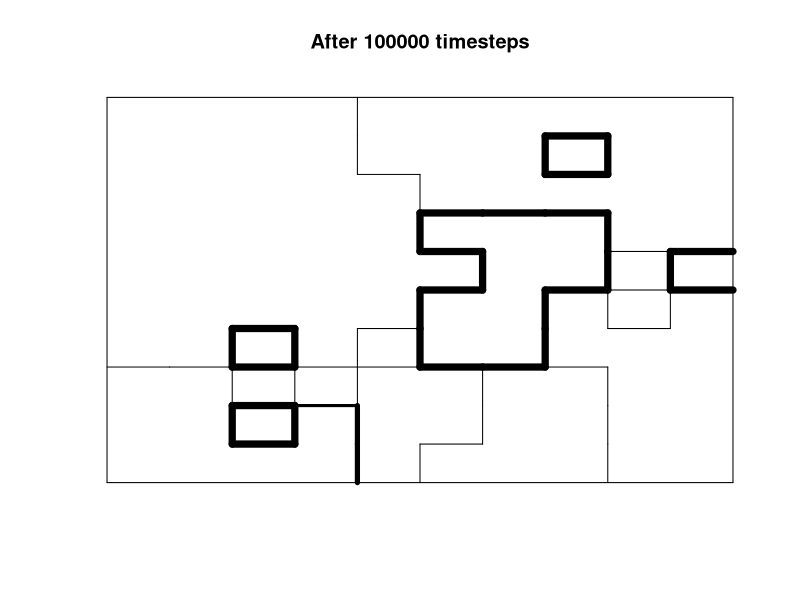
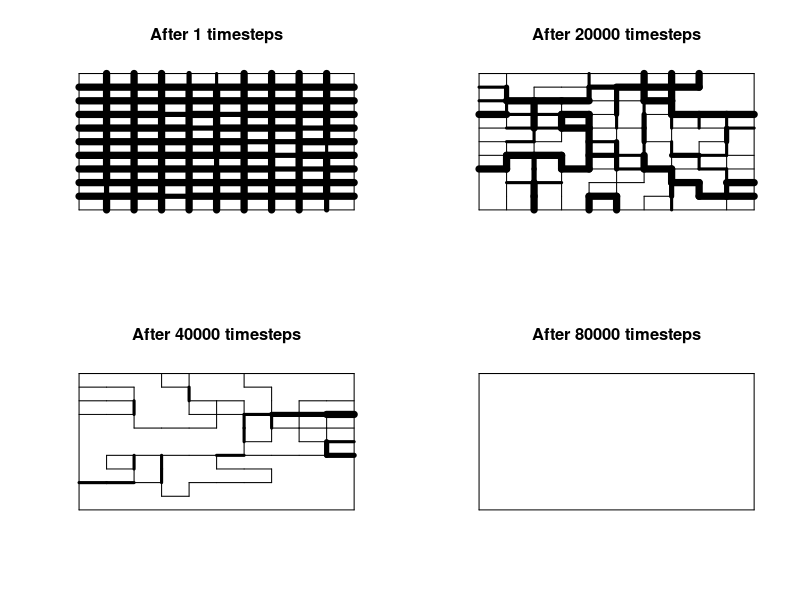
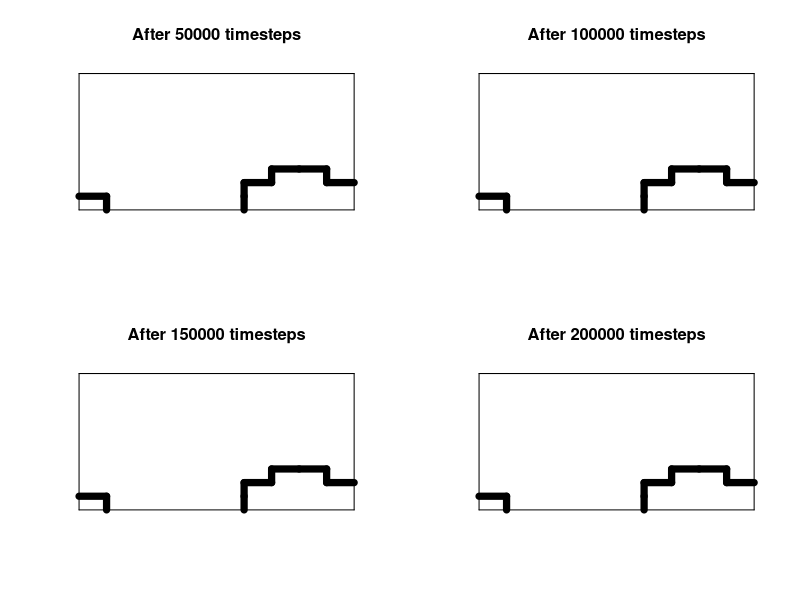
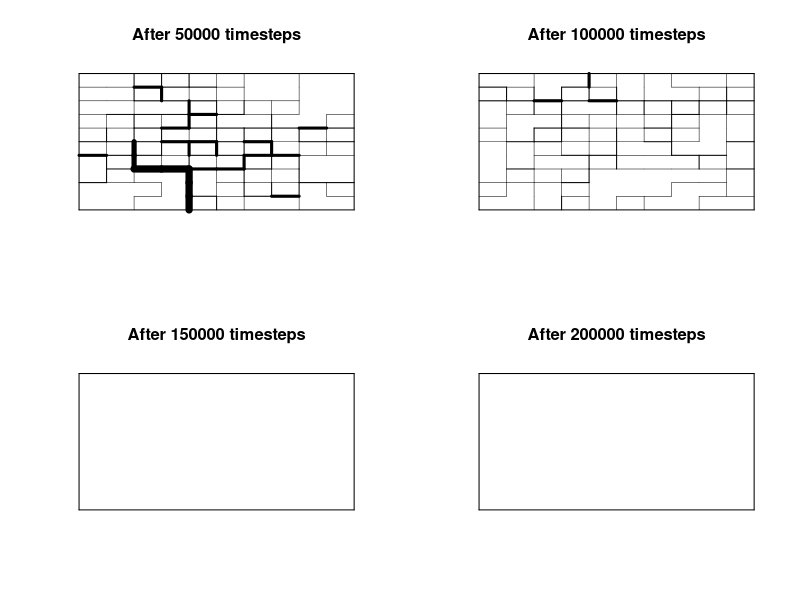

Here is the R script that generated these plots, in order: (Note: a time limit stopped this script after it produced the figures.)
## ---- chunk 1

N_side <- 10

# make agent matrix of size N_size x N_size
agent <- matrix(NA, 
                nrow = N_side, 
                ncol = N_side)

agent

## ---- chunk 2

g <- 5

sample.int(10, g, replace = TRUE) - 1

## ---- chunk 3

paste(sample.int(10, g, replace = TRUE) - 1, 
      collapse = "")

## ---- chunk 4

  # fill agent with g numbers each a random integer 0-9, stored as chr
  for (n_width in 1:N_side) {

    for (n_height in 1:N_side) {

      agent[n_width,n_height] <- paste(sample.int(10, g, replace = TRUE) - 1, 
                                       collapse = "")

    }

  }

options(width = 300)
agent

## ---- chunk 5

# pick a focal agent at random
focal_row <- sample(1:N_side, 1)
focal_col <- sample(1:N_side, 1)
focal <- agent[focal_row, focal_col]

focal
    
## ---- chunk 6

# pick one of its neighbours at random
# ignoring non-existent agents outside boundaries

all_neighbours <- NULL

if (focal_row-1 >= 1)
  all_neighbours <- append(all_neighbours, 
                           agent[focal_row-1, focal_col])
if (focal_row+1 <= N_side)
  all_neighbours <- append(all_neighbours, 
                           agent[focal_row+1, focal_col])
if (focal_col-1 >= 1)
  all_neighbours <- append(all_neighbours, 
                           agent[focal_row, focal_col-1])
if (focal_col+1 <= N_side)
  all_neighbours <- append(all_neighbours, 
                           agent[focal_row, focal_col+1])

neighbour <- sample(all_neighbours, 1)

neighbour
    
## ---- chunk 7

# separate out traits and make them numeric, for comparing
focal <- as.numeric(unlist(strsplit(focal, split = NULL)))
neighbour <- as.numeric(unlist(strsplit(neighbour, split = NULL)))

# get similarity
similarity <- sum(focal == neighbour) / length(focal)
      
if (similarity > 0 & similarity < 1) {
      
  if (runif(1) < similarity) {
        
    if (sum(focal != neighbour) == 1) {
      feature <- which(focal != neighbour)
    } else {
      feature <- sample(which(focal != neighbour), 1)
    }
        
    focal[feature] <- neighbour[feature]
        
    agent[focal_row, focal_col] <- paste(focal, collapse = "")
      
  }
      
}

paste(focal, collapse = "")
paste(neighbour, collapse = "")
similarity
agent[focal_row, focal_col]

## ---- chunk 8

Polarization <- function(N_side, g, t_max) {
  
  # make agent matrix of size N_size x N_size
  agent <- matrix(NA, 
                  nrow = N_side, 
                  ncol = N_side)

  # fill agent with g numbers each a random integer 0-9, stored as chr
  for (n_width in 1:N_side) {

    for (n_height in 1:N_side) {

      agent[n_width,n_height] <- paste(sample.int(10, g, replace = TRUE) - 1, 
                                       collapse = "")

    }

  }

  for (t in 1:t_max) {
  
    # pick a focal agent at random
    focal_row <- sample(1:N_side, 1)
    focal_col <- sample(1:N_side, 1)
    focal <- agent[focal_row, focal_col]

    # pick one of its neighbours at random
    # ignoring non-existent agents outside boundaries

    all_neighbours <- NULL

    if (focal_row-1 >= 1)
      all_neighbours <- append(all_neighbours, 
                               agent[focal_row-1, focal_col])
    if (focal_row+1 <= N_side)
      all_neighbours <- append(all_neighbours, 
                               agent[focal_row+1, focal_col])
    if (focal_col-1 >= 1)
      all_neighbours <- append(all_neighbours, 
                               agent[focal_row, focal_col-1])
    if (focal_col+1 <= N_side)
      all_neighbours <- append(all_neighbours, 
                               agent[focal_row, focal_col+1])

    neighbour <- sample(all_neighbours, 1)

    # compare focal and neighbour agents:
    # if there's at least one dissimilar trait,
    # and with prob equal to the similarity between focal and neighbout,
    # set a random dissimilar focal trait to that of the neighbour's

    # separate out traits and make them numeric, for comparing
    focal <- as.numeric(unlist(strsplit(focal, split = NULL)))
    neighbour <- as.numeric(unlist(strsplit(neighbour, split = NULL)))

    # get similarity
    similarity <- sum(focal == neighbour) / length(focal)
      
    if (similarity > 0 & similarity < 1) {
      
      if (runif(1) < similarity) {
        
          if (sum(focal != neighbour) == 1) {
            feature <- which(focal != neighbour)
          } else {
            feature <- sample(which(focal != neighbour), 1)
          }
        
        focal[feature] <- neighbour[feature]
        
        agent[focal_row, focal_col] <- paste(focal, collapse = "")
      
      }
      
    }
    
  }
  
  # output agent matrix and t_max
  list(agent = agent, t = t)
  
}

## ---- chunk 9

data_model10 <- Polarization(N_side = 10, 
                             g = 5,
                             t_max = 100000)

data_model10$agent

## ---- chunk 10

PolarizationPlot <- function(data_model10) {
  
  agent <- data_model10$agent
  t_max <- data_model10$t
  
  # retrieve N_side from matrix
  N_side <- dim(agent)[1]
  
  # make an empty N_side x N_side plot
  plot(NULL, 
       ylim = c(0, N_side), 
       xlim = c(0, N_side), 
       ylab = "", 
       xlab = "", 
       axes = FALSE, 
       main = paste("After ", format(t_max, scientific = F), " timesteps", 
                    sep = ""))

  # add a frame around the edges
  segments(x0 = 0, y0 = 0, 
           x1 = 0, y1 = N_side)
  segments(x0 = 0, y0 = 0, 
           x1 = N_side, y1 = 0)
  segments(x0 = 0, y0 = N_side, 
           x1 = N_side, y1 = N_side)
  segments(x0 = N_side, y0 = 0, 
           x1 = N_side, y1 = N_side)

  # vertical lines

  for (Row in 1:N_side) {
  
    for (Col in 1:(N_side-1)) {
    
      # agent2 is to the right of agent1
      agent1 <- agent[Row,Col]
      agent2 <- agent[Row,Col+1]
      
      # make numeric
      agent1 <- as.numeric(unlist(strsplit(agent1, split = NULL)))
      agent2 <- as.numeric(unlist(strsplit(agent2, split = NULL)))
    
      # get similarity
      similarity <- sum(agent1 == agent2) / length(agent1)
    
      # set line thickness
      if (similarity < 1)    lwd <- 0.5
      if (similarity <= 0.8) lwd <- 1
      if (similarity <= 0.6) lwd <- 3
      if (similarity <= 0.4) lwd <- 5
      if (similarity <= 0.2) lwd <- 7
    
      if (similarity < 1) {
      
        segments(x0 = Col, x1 = Col, 
                 y0 = N_side-Row, y1 = N_side-Row+1, 
                 lwd = lwd)
      
      }
    
    }
  
  }
  
  # horizontal lines

  for (Row in 1:(N_side-1)) {

    for (Col in 1:N_side) {

      # agent2 is directly below agent1
      agent1 <- agent[Row,Col]
      agent2 <- agent[Row+1,Col]

      # make numeric
      agent1 <- as.numeric(unlist(strsplit(agent1, split = NULL)))
      agent2 <- as.numeric(unlist(strsplit(agent2, split = NULL)))

      # get similarity
      similarity <- sum(agent1 == agent2) / length(agent1)

      # set line thickness
      if (similarity < 1)    lwd <- 0.5
      if (similarity <= 0.8) lwd <- 1
      if (similarity <= 0.6) lwd <- 3
      if (similarity <= 0.4) lwd <- 5
      if (similarity <= 0.2) lwd <- 7

      if (similarity < 1) {

        segments(y0 = N_side-Row, y1 = N_side-Row, 
                 x0 = Col-1, x1 = Col, 
                 lwd = lwd)

      }

    }

  }
  
}

## ---- chunk 11

PolarizationPlot(data_model10)

## ---- chunk 12

length(unique(as.vector(data_model10$agent)))

## ---- chunk 13

PolarizationMultiplot <- function(N_side, g, t_plot) {
  
  # make agent matrix of size N_size x N_size
  agent <- matrix(NA, 
                  nrow = N_side, 
                  ncol = N_side)

  # fill agent with g-digit codes, stored as chr
  for (n_width in 1:N_side) {
  
    for (n_height in 1:N_side) {
    
      agent[n_width,n_height] <- paste(sample.int(10, g, replace = TRUE) - 1, 
                                       collapse = "")
    
    }
  
  }

  # set up 2x2 plot panels
  par(mfrow = c(2,2))
  
  # set up agent list to store data
  agent_list <- list(NULL)
  
  for (t in 1:max(t_plot)) {
  
    # pick a focal agent at random
    focal_row <- sample(1:N_side, 1)
    focal_col <- sample(1:N_side, 1)
    focal <- agent[focal_row, focal_col]

    # pick one of its neighbours at random
    # ignoring non-existent agents outside boundaries

    all_neighbours <- NULL

    if (focal_row-1 >= 1)
      all_neighbours <- append(all_neighbours, 
                               agent[focal_row-1, focal_col])
    if (focal_row+1 <= N_side)
      all_neighbours <- append(all_neighbours, 
                               agent[focal_row+1, focal_col])
    if (focal_col-1 >= 1)
      all_neighbours <- append(all_neighbours, 
                               agent[focal_row, focal_col-1])
    if (focal_col+1 <= N_side)
      all_neighbours <- append(all_neighbours, 
                               agent[focal_row, focal_col+1])

    neighbour <- sample(all_neighbours, 1)

    # compare focal and neighbour agents:
    # if there's at least one dissimilar trait,
    # and with prob equal to the similarity between focal and neighbout,
    # set a random dissimilar focal trait to that of the neighbour's

    # separate out traits and make them numeric, for comparing
    focal <- as.numeric(unlist(strsplit(focal, split = NULL)))
    neighbour <- as.numeric(unlist(strsplit(neighbour, split = NULL)))

    # get similarity
    similarity <- sum(focal == neighbour) / length(focal)
    
    if (similarity > 0 & similarity < 1) {
      
      if (runif(1) < similarity) {
        
        if (sum(focal != neighbour) == 1) {
          feature <- which(focal != neighbour)
        } else {
          feature <- sample(which(focal != neighbour), 1)
        }
        
        focal[feature] <- neighbour[feature]
        
        agent[focal_row, focal_col] <- paste(focal, collapse = "")
      
      }
      
    }
    
    # add agent to agent_list if t is in t_plot
    if (t %in% t_plot) {
      
      agent_list[[match(t, t_plot)]] <- agent
      
    }
  
  }
  
  # create plots using PolarizationPlot
  for (t in 1:length(t_plot)) {
    
    PolarizationPlot(list(agent = agent_list[[t]], 
                          t = t_plot[t]))
    
  }
  
  # output agent matrix list and t from function
  list(agent = agent_list, t = t_plot)
  
}

## ---- chunk 14

data_model10 <- PolarizationMultiplot(N_side = 10, 
                                      g = 5, 
                                      t_plot = c(1,20000,40000,80000))

## ---- chunk 15

data_model10 <- PolarizationMultiplot(N_side = 10, 
                                      g = 5, 
                                      t_plot = c(50000,100000,150000,200000))

## ---- chunk 16

data_model10 <- PolarizationMultiplot(N_side = 10, 
                                      g = 15, 
                                      t_plot = c(50000,100000,150000,200000))

## ---- chunk 17

stability <- function(agent) {
  
  # cycle thru each agent, compare with neighbours, 
  # if similarity >0 and <1 then set stable=false and break the loop(s)
  
  # retrieve N_side from agent matrix
  N_side <- dim(agent)[1]
  
  # start with the assumption of stability
  stable <- TRUE
  
  # cycle thru agents horizontally
  for (Row in 1:N_side) {
    
    for (Col in 1:(N_side-1)) {
      
      # agent2 is to the right of agent1
      agent1 <- agent[Row,Col]
      agent2 <- agent[Row,Col+1]
      
      # make numeric
      agent1 <- as.numeric(unlist(strsplit(agent1, split = NULL)))
      agent2 <- as.numeric(unlist(strsplit(agent2, split = NULL)))
      
      # get similarity
      similarity <- sum(agent1 == agent2) / length(agent1)
      
      if (similarity > 0 & similarity < 1) {
        
        stable <- FALSE
        break
        
      }
    }
    
    if (stable == FALSE) break
    
  }
  
  # if still possibly stable, cycle vertically
  if (stable == TRUE) {
    
    for (Row in 1:(N_side-1)) {
      
      for (Col in 1:N_side) {
        
        # agent2 is directly below agent1
        agent1 <- agent[Row,Col]
        agent2 <- agent[Row+1,Col]
        
        # make numeric
        agent1 <- as.numeric(unlist(strsplit(agent1, split = NULL)))
        agent2 <- as.numeric(unlist(strsplit(agent2, split = NULL)))
        
        # get similarity
        similarity <- sum(agent1 == agent2) / length(agent1)
        
        if (similarity > 0 & similarity < 1) {
          
          stable <- FALSE
          break
          
        }
      }
      
      if (stable == FALSE) break
      
    }
    
  }

  # return stable
  stable
  
}

## ---- chunk 18

Polarization <- function(N_side, g, t_max, stable_stop = FALSE) {
  
  # make agent matrix of size N_size x N_size
  agent <- matrix(NA, 
                  nrow = N_side, 
                  ncol = N_side)

  # fill agent with g numbers each a random integer 0-9, stored as chr
  for (n_width in 1:N_side) {

    for (n_height in 1:N_side) {

      agent[n_width,n_height] <- paste(sample.int(10, g, replace = TRUE) - 1, 
                                       collapse = "")

    }

  }

  for (t in 1:t_max) {
  
    # pick a focal agent at random
    focal_row <- sample(1:N_side, 1)
    focal_col <- sample(1:N_side, 1)
    focal <- agent[focal_row, focal_col]

    # pick one of its neighbours at random
    # ignoring non-existent agents outside boundaries

    all_neighbours <- NULL

    if (focal_row-1 >= 1)
      all_neighbours <- append(all_neighbours, 
                               agent[focal_row-1, focal_col])
    if (focal_row+1 <= N_side)
      all_neighbours <- append(all_neighbours, 
                               agent[focal_row+1, focal_col])
    if (focal_col-1 >= 1)
      all_neighbours <- append(all_neighbours, 
                               agent[focal_row, focal_col-1])
    if (focal_col+1 <= N_side)
      all_neighbours <- append(all_neighbours, 
                               agent[focal_row, focal_col+1])

    neighbour <- sample(all_neighbours, 1)

    # compare focal and neighbour agents:
    # if there's at least one dissimilar trait,
    # and with prob equal to the similarity between focal and neighbout,
    # set a random dissimilar focal trait to that of the neighbour's

    # separate out traits and make them numeric, for comparing
    focal <- as.numeric(unlist(strsplit(focal, split = NULL)))
    neighbour <- as.numeric(unlist(strsplit(neighbour, split = NULL)))

    # get similarity
    similarity <- sum(focal == neighbour) / length(focal)
    
    if (similarity > 0 & similarity < 1) {
      
      if (runif(1) < similarity) {
        
        if (sum(focal != neighbour) == 1) {
          feature <- which(focal != neighbour)
        } else {
          feature <- sample(which(focal != neighbour), 1)
        }
        
        focal[feature] <- neighbour[feature]
        
        agent[focal_row, focal_col] <- paste(focal, collapse = "")
      
      }
      
    }
  
    # if stable_stop is TRUE, break the t-loop if stability is reached
    if (stable_stop) {
      stable <- stability(agent)
      if (stable) break
    }
    
  }

  # output agent matrix and t
  list(agent = agent, t = t)
  
}

## ---- chunk 19

data_model <- Polarization(N_side = 10, 
                           g = 5,
                           t_max = 1000000,
                           stable_stop = TRUE)

data_model$agent
data_model$t

## ---- chunk 20

g_values <- c(5, 10, 15)

r_max <- 10

g_analysis <- data.frame(cultural_features = g_values, 
                         stable_regions = 0, 
                         timesteps = 0)

for (g in 1:length(g_values)) {
  
  cat("Running g =", g_values[g], fill=T)
  
  for (r in 1:r_max) {
    
    cat("...Run", r, "of", r_max, fill=T)
    
    data_model10 <- Polarization(N_side = 10, 
                                 g = g_values[g],
                                 t_max = 1000000,
                                 stable_stop = TRUE)
    
    g_analysis$stable_regions[g] <- g_analysis$stable_regions[g] +
      length(unique(as.vector(data_model10$agent)))
    
    g_analysis$timesteps[g] <- g_analysis$timesteps[g] + 
      data_model10$t
    
  }
  
}

g_analysis$stable_regions <- g_analysis$stable_regions / r_max
g_analysis$timesteps <- g_analysis$timesteps / r_max

g_analysis
